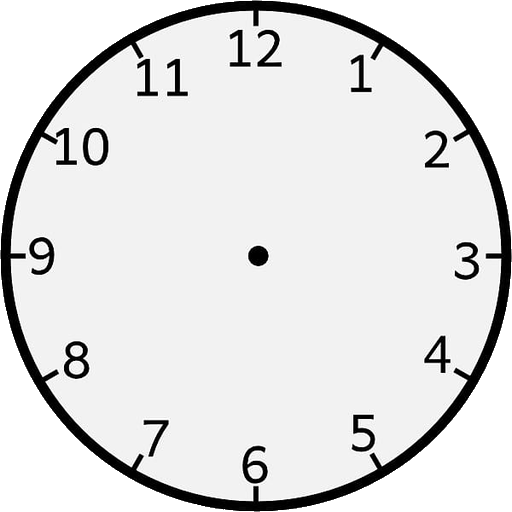
#> input picture Week_Two_Exercises/visualization/a_better_clock_interface/clock_background.png, 512 x 512 px
$ python a_better_clock_interface.py
#> lines starting #> are read from the running program, lines starting #| are printed output that depends on the picture
import os
from datetime import datetime, timezone
import numpy as np
import matplotlib.pyplot as plt

# Initialization, define some constant
path = os.path.dirname(os.path.abspath(__file__))
filename = path + "/clock_background.png"
background = plt.imread(filename)
#> background is the input picture: shape (512, 512, 4) float32; mean R, G, B, A 0.664, 0.664, 0.664, 0.783

SECOND_HAND_LENGTH = 200
SECOND_HAND_WIDTH = 2
MINUTE_HAND_LENGTH = 150
MINUTE_HAND_WIDTH = 3
HOUR_HAND_LENGTH = 100
HOUR_HAND_WIDTH = 5
GMT_HAND_LENGTH = 150
GMT_HAND_WIDTH = 3
center = np.array([256, 256])


def clock_hand_vector(angle, length):
    """Generates a numpy array for the coordinate to go to.

    Args:
        angle (int or float): Angle of the required vector
        length (int or float): Length of the clock hand

    Returns:
        np.ndarray: Gives an array of length 2
    """
    return np.array([length * np.sin(angle), -length * np.cos(angle)])


# draw an image background
fig, ax = plt.subplots()

while True:
    plt.imshow(background)
    # plt.subplots_adjust(left=0.10, bottom=0.10, top=0.90, right=0.90)
    plt.axis("off")
    # First retrieve the time
    now_time = datetime.now()
    hour = now_time.hour
    if hour > 12:
        hour = hour - 12
    minute = now_time.minute
    second = now_time.second
    gmt_time = datetime.now(timezone.utc)
    gmt_hour = gmt_time.hour
    gmt_minute = gmt_time.minute
    gmt_second = gmt_time.second

    # Calculate end points of hour, minute, second

    hour_vector = clock_hand_vector(
        (hour / 12 * 2 * np.pi) + ((minute / 60 * 2 * np.pi) / 12), HOUR_HAND_LENGTH
    )
    minute_vector = clock_hand_vector(
        (minute / 60 * 2 * np.pi) + ((second / 60 * 2 * np.pi) / 60), MINUTE_HAND_LENGTH
    )
    second_vector = clock_hand_vector(second / 60 * 2 * np.pi, SECOND_HAND_LENGTH)
    gmt_vector = clock_hand_vector(
        (gmt_hour / 24 * 2 * np.pi)
        + ((gmt_minute / 120 * 2 * np.pi) / 12)
        + ((gmt_second / 7200 * 2 * np.pi) / 720),
        GMT_HAND_LENGTH,
    )
    plt.arrow(
        center[0],
        center[1],
        hour_vector[0],
        hour_vector[1],
        linewidth=HOUR_HAND_WIDTH,
        color="black",
    )
    plt.arrow(
        center[0],
        center[1],
        minute_vector[0],
        minute_vector[1],
        linewidth=MINUTE_HAND_WIDTH,
        color="black",
    )
    plt.arrow(
        center[0],
        center[1],
        second_vector[0],
        second_vector[1],
        linewidth=SECOND_HAND_WIDTH,
        color="red",
    )
    plt.arrow(
        center[0],
        center[1],
        gmt_vector[0],
        gmt_vector[1],
        linewidth=GMT_HAND_WIDTH,
        color="yellow",
    )

    plt.pause(0.1)
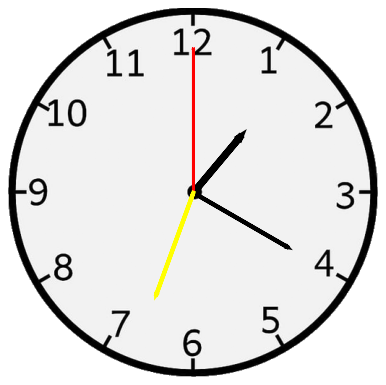
#> figure drawn by matplotlib, 1 panel
    plt.clf()
